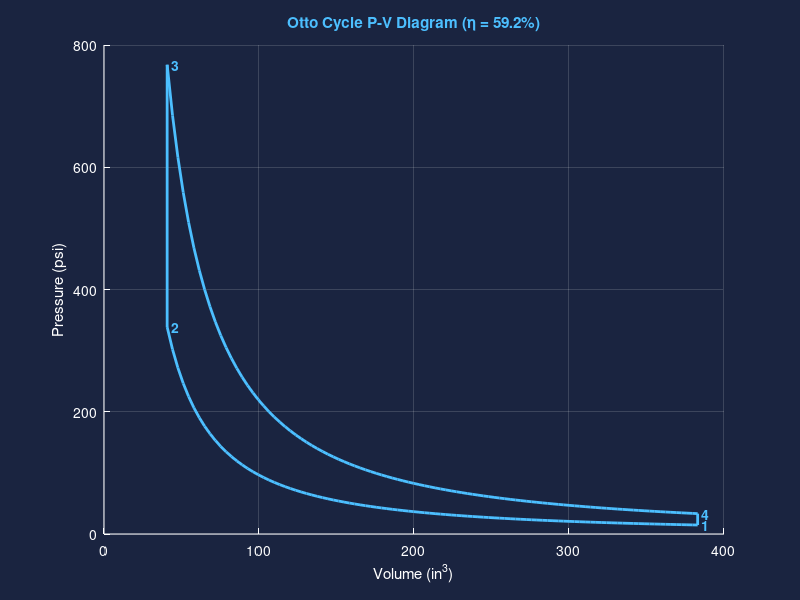
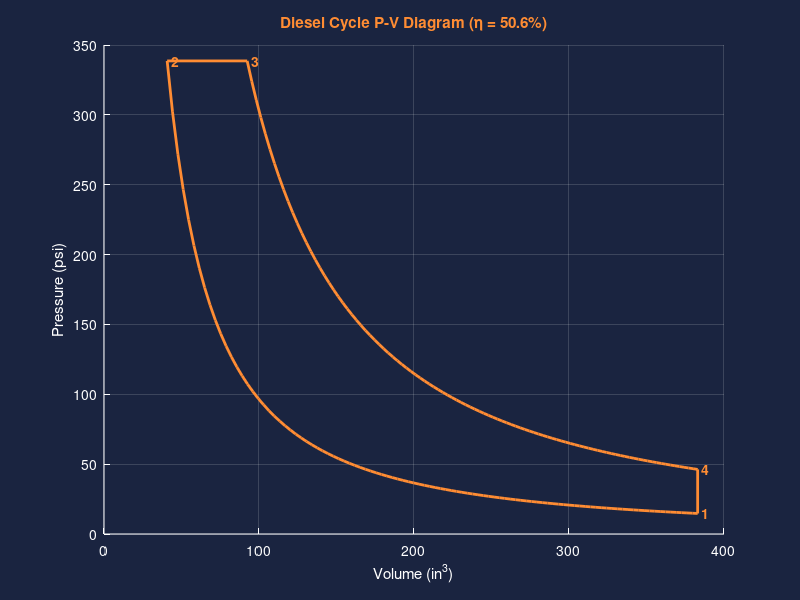
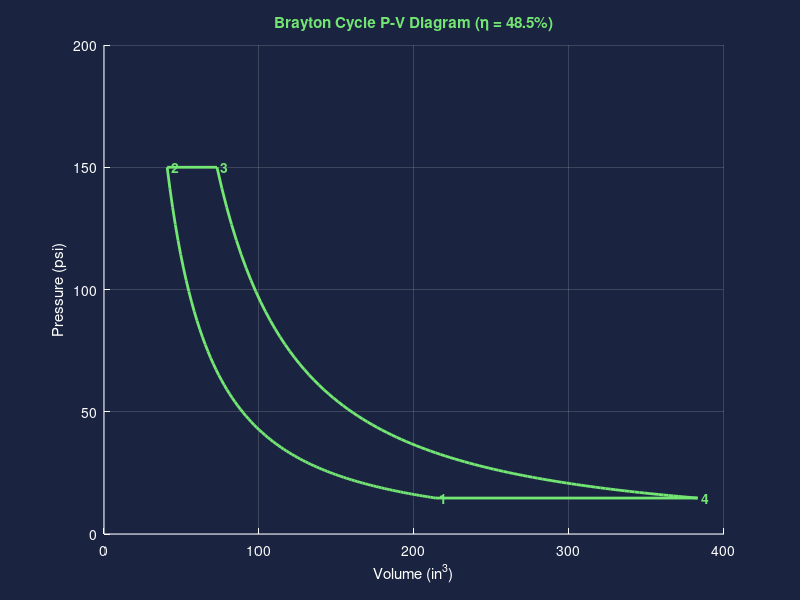
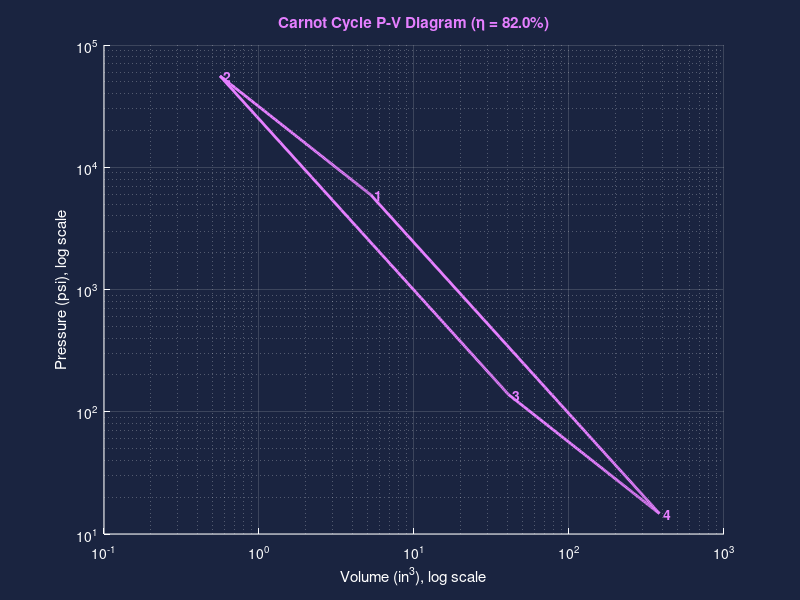

These charts were generated, in order, by the following MATLAB code:
%% ME 401 - 1970 Plymouth Road Runner 383 V8
% Testing different cycles to optimize engine efficiency
% Units: pressure [psi], volume [in^3], temperature [R], mass [lbm]
% Work/heat [in-lbf]
%
% Assumptions (from mind map): working fluid is air (ideal gas),
% ideal cycles, no friction/heat losses, closed system, uniform properties.

clear; clc; close all;

%% ---------------- Colors (no black) ----------------
% Dark navy background so the white axes are readable.
cBg      = [0.10 0.14 0.25];   % navy background (figure and axes)
cWhite   = [1 1 1];            % axes, tick labels, grid, text
cOtto    = [0.30 0.75 1.00];   % Fig 1: cyan-blue
cDiesel  = [1.00 0.55 0.20];   % Fig 2: orange
cBrayton = [0.45 0.90 0.45];   % Fig 3: green
cCarnot  = [0.90 0.50 1.00];   % Fig 4: magenta
cBars    = [0.70 0.72 0.76];   % Fig 5: all bars the same light grey
set(groot,'defaultFigureColor',cBg,'defaultAxesColor',cBg, ...
          'defaultFigureInvertHardcopy','off', ...
          'defaultAxesXColor',cWhite,'defaultAxesYColor',cWhite, ...
          'defaultAxesGridColor',cWhite,'defaultTextColor',cWhite);

%% ---------------- Inputs ----------------
Pmin = 14.7;     % psi  (state 1 pressure, atmospheric)
Pmax = 150;      % psi  (Brayton high pressure; edit as needed)
Tmin = 540;      % R    (state 1 temperature, ~80 F)
Tmax = 3000;     % R    (peak cycle temperature)
Vmax = 383;      % in^3 (engine displacement)
r    = 9.4;      % compression ratio (9.4:1)
k    = 1.4;      % specific heat ratio of air
R    = 53.35*12; % gas constant of air, in-lbf/(lbm-R)  (53.35 ft-lbf/lbm-R)

cv = R/(k-1);    % specific heats, in-lbf/(lbm-R)
cp = k*R/(k-1);

%% ---------------- Calculations ----------------
Vmin = Vmax/r;                 % in^3
% Mass of air: evaluated at state 1 (bottom dead center: Pmin, Vmax, Tmin).
% NOTE: your pseudocode used Pmax, Vmax, Tmax; those are not a single state
% of the cycle, so state 1 is used here. See the note at the bottom.
m = Pmin*Vmax/(R*Tmin);        % lbm

%% ======== OTTO CYCLE ========
% 1->2 isentropic compression, 2->3 constant-volume heat addition,
% 3->4 isentropic expansion, 4->1 constant-volume heat rejection
V1 = Vmax;  P1 = Pmin;  T1 = Tmin;
V2 = Vmin;
P2 = P1*(V1/V2)^k;                 % find P2
T2 = T1*(V1/V2)^(k-1);
V3 = V2;    T3 = Tmax;
P3 = P2*T3/T2;                     % constant volume, ideal gas
V4 = Vmax;
P4 = P3*(V3/V4)^k;                 % find P4

eta_otto = 1 - 1/r^(k-1);          % efficiency
Qin_otto  = m*cv*(T3 - T2);
Wout_otto = eta_otto*Qin_otto;

figure(1); hold on; grid on;
Va = linspace(V1,V2,100);  plot(Va, P1*(V1./Va).^k, 'Color', cOtto, 'LineWidth', 2);
plot([V2 V3],[P2 P3], 'Color', cOtto, 'LineWidth', 2);
Vb = linspace(V3,V4,100);  plot(Vb, P3*(V3./Vb).^k, 'Color', cOtto, 'LineWidth', 2);
plot([V4 V1],[P4 P1], 'Color', cOtto, 'LineWidth', 2);
text([V1 V2 V3 V4],[P1 P2 P3 P4],{' 1',' 2',' 3',' 4'}, 'Color', cOtto, 'FontWeight','bold');
xlabel('Volume (in^3)'); ylabel('Pressure (psi)');
title(sprintf('Otto Cycle P-V Diagram (\\eta = %.1f%%)', 100*eta_otto), 'Color', cOtto);

%% ======== DIESEL CYCLE ========
% 1->2 isentropic compression, 2->3 constant-pressure heat addition,
% 3->4 isentropic expansion, 4->1 constant-volume heat rejection
D1_V = Vmax; D1_P = Pmin; D1_T = Tmin;
D2_V = Vmin;
D2_P = D1_P*(D1_V/D2_V)^k;
D2_T = D1_T*(D1_V/D2_V)^(k-1);
D3_T = Tmax;
D3_P = D2_P;                       % constant pressure (see note on Pmax)
D3_V = m*R*D3_T/D3_P;              % V3 = mRT3/P3
rc   = D3_V/Vmin;                  % cutoff ratio
D4_V = Vmax;
D4_P = D3_P*(D3_V/D4_V)^k;         % find P4

if D3_V >= Vmax || rc <= 1
    warning('Diesel: cutoff volume V3 = %.1f in^3 is not between Vmin and Vmax. Check Tmax.', D3_V);
end

eta_diesel = 1 - (1/r^(k-1)) * (rc^k - 1)/(k*(rc - 1));
Qin_diesel  = m*cp*(D3_T - D2_T);
Wout_diesel = eta_diesel*Qin_diesel;

figure(2); hold on; grid on;
Va = linspace(D1_V,D2_V,100); plot(Va, D1_P*(D1_V./Va).^k, 'Color', cDiesel, 'LineWidth', 2);
plot([D2_V D3_V],[D2_P D3_P], 'Color', cDiesel, 'LineWidth', 2);
Vb = linspace(D3_V,D4_V,100); plot(Vb, D3_P*(D3_V./Vb).^k, 'Color', cDiesel, 'LineWidth', 2);
plot([D4_V D1_V],[D4_P D1_P], 'Color', cDiesel, 'LineWidth', 2);
text([D1_V D2_V D3_V D4_V],[D1_P D2_P D3_P D4_P],{' 1',' 2',' 3',' 4'}, 'Color', cDiesel, 'FontWeight','bold');
xlabel('Volume (in^3)'); ylabel('Pressure (psi)');
title(sprintf('Diesel Cycle P-V Diagram (\\eta = %.1f%%)', 100*eta_diesel), 'Color', cDiesel);

%% ======== BRAYTON CYCLE ========
% 1->2 isentropic compression, 2->3 constant-pressure heat addition,
% 3->4 isentropic expansion, 4->1 constant-pressure heat rejection
rp   = Pmax/Pmin;                          % pressure ratio
B1_P = Pmin; B2_P = Pmax; B3_P = Pmax; B4_P = Pmin;
B2_V = Vmin;                               % V2 = Vmin
B1_V = B2_V*(B2_P/B1_P)^(1/k);             % calculate V1
B4_V = Vmax;                               % V4 = Vmax
B3_V = B4_V*(B4_P/B3_P)^(1/k);             % calculate V3

if B3_V <= B2_V
    warning('Brayton: V3 <= V2, so no heat is added. Lower Pmax (rp must be < r^(k/2)).');
end

eta_brayton = 1 - 1/rp^((k-1)/k);
B2_T = Tmin*rp^((k-1)/k);
Qin_brayton  = m*cp*(Tmax - B2_T);
Wout_brayton = eta_brayton*Qin_brayton;

figure(3); hold on; grid on;
Va = linspace(B1_V,B2_V,100); plot(Va, B1_P*(B1_V./Va).^k, 'Color', cBrayton, 'LineWidth', 2);
plot([B2_V B3_V],[B2_P B3_P], 'Color', cBrayton, 'LineWidth', 2);
Vb = linspace(B3_V,B4_V,100); plot(Vb, B3_P*(B3_V./Vb).^k, 'Color', cBrayton, 'LineWidth', 2);
plot([B4_V B1_V],[B4_P B1_P], 'Color', cBrayton, 'LineWidth', 2);
text([B1_V B2_V B3_V B4_V],[B1_P B2_P B3_P B4_P],{' 1',' 2',' 3',' 4'}, 'Color', cBrayton, 'FontWeight','bold');
xlabel('Volume (in^3)'); ylabel('Pressure (psi)');
title(sprintf('Brayton Cycle P-V Diagram (\\eta = %.1f%%)', 100*eta_brayton), 'Color', cBrayton);

%% ======== CARNOT CYCLE ========
% Between TH = Tmax and TL = Tmin.
% 2->1 isothermal expansion (TH), 1->4 isentropic expansion,
% 4->3 isothermal compression (TL), 3->2 isentropic compression
TH = Tmax;  TL = Tmin;
eta_carnot = 1 - TL/TH;

C4_V = Vmax;  C4_P = Pmin;                         % bottom dead center, at TL
C1_V = C4_V*(TL/TH)^(1/(k-1));                     % isentropic 1->4 (solved for V1)
C1_P = C4_P/((TL/TH)^(k/(k-1)));                   % P1
C3_V = Vmax/r;                                     % isothermal compression ratio = r
C3_P = C4_P*C4_V/C3_V;
C2_V = C3_V*(TL/TH)^(1/(k-1));                     % find V2
C2_P = C3_P/((TL/TH)^(k/(k-1)));                   % find P2

Qin_carnot  = m*R*TH*log(C1_V/C2_V);               % isothermal expansion at TH
Wout_carnot = eta_carnot*Qin_carnot;

figure(4); hold on; grid on;
Vi = linspace(C2_V,C1_V,100); plot(Vi, C2_P*C2_V./Vi, 'Color', cCarnot, 'LineWidth', 2);      % 2->1
Vi = linspace(C1_V,C4_V,100); plot(Vi, C1_P*(C1_V./Vi).^k, 'Color', cCarnot, 'LineWidth', 2); % 1->4
Vi = linspace(C4_V,C3_V,100); plot(Vi, C4_P*C4_V./Vi, 'Color', cCarnot, 'LineWidth', 2);      % 4->3
Vi = linspace(C3_V,C2_V,100); plot(Vi, C3_P*(C3_V./Vi).^k, 'Color', cCarnot, 'LineWidth', 2); % 3->2
text([C1_V C2_V C3_V C4_V],[C1_P C2_P C3_P C4_P],{' 1',' 2',' 3',' 4'}, 'Color', cCarnot, 'FontWeight','bold');
% Between Tmin and Tmax the isentropes span a huge range of V and P, so on linear
% axes the cycle is squashed against the axes. On log-log axes isotherms
% (PV = const) and isentropes (PV^k = const) are straight lines, so the
% cycle shows up as a box-like parallelogram.
set(gca,'XScale','log','YScale','log'); grid on;
xlabel('Volume (in^3), log scale'); ylabel('Pressure (psi), log scale');
title(sprintf('Carnot Cycle P-V Diagram (\\eta = %.1f%%)', 100*eta_carnot), 'Color', cCarnot);

%% ======== EFFICIENCY COMPARISON ========
names = {'Otto','Diesel','Brayton','Carnot'};
etas  = 100*[eta_otto eta_diesel eta_brayton eta_carnot];

figure(5);
hb = bar(etas); grid on;
set(hb,'FaceColor',cBars);
set(gca,'XTickLabel',names);
ylabel('Thermal efficiency (%)');
title('Cycle Efficiency Comparison', 'Color', cWhite);
labels = arrayfun(@(e) sprintf('%.1f%%', e), etas, 'UniformOutput', false);  % works in all MATLAB versions
text(1:4, etas, labels, 'HorizontalAlignment','center','VerticalAlignment','bottom');

%% ======== OUTPUTS ========
Qin  = [Qin_otto  Qin_diesel  Qin_brayton  Qin_carnot];
Wout = [Wout_otto Wout_diesel Wout_brayton Wout_carnot];
fprintf('\nMass of air m = %.4f lbm, Vmin = %.1f in^3\n\n', m, Vmin);
fprintf('%-9s %12s %14s %14s\n','Cycle','Efficiency','Qin (in-lbf)','Wout (in-lbf)');
for i = 1:4
    fprintf('%-9s %11.1f%% %14.1f %14.1f\n', names{i}, etas(i), Qin(i), Wout(i));
end

%% ---------------- Notes on changes from the pseudocode ----------------
% 1) m = Pmax*Vmax/(R*Tmax) mixes states. Mass is found at state 1 (Pmin, Vmax, Tmin).
% 2) Diesel P4: pseudocode used (V3/Vmin); isentropic expansion goes V3 -> V4 = Vmax,
%    so it is (V3/V4).
% 3) Diesel P3: constant-pressure heating means P3 = P2 (from the isentropic compression),
%    so Pmax is only used for Brayton.
% 4) Otto P3 was not in the pseudocode; it comes from P3 = P2*T3/T2 (constant volume).
% 5) Carnot state points are built from V4 = Vmax and an isothermal ratio equal to r.
% 6) The Carnot P-V diagram uses log-log axes so it is readable (see comment in that section).
